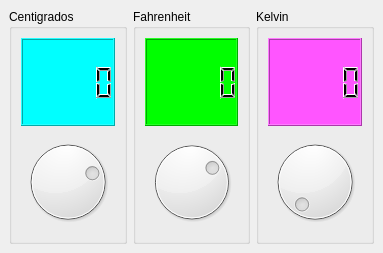
<?xml version="1.0" encoding="UTF-8"?>
<ui version="4.0">
 <class>Termometro</class>
 <widget class="QMainWindow" name="Termometro">
  <property name="windowModality">
   <enum>Qt::NonModal</enum>
  </property>
  <property name="geometry">
   <rect>
    <x>0</x>
    <y>0</y>
    <width>383</width>
    <height>253</height>
   </rect>
  </property>
  <property name="windowTitle">
   <string>Termometro</string>
  </property>
  <property name="windowIcon">
   <iconset resource="Recursos.qrc">
    <normaloff>:/icono</normaloff>:/icono</iconset>
  </property>
  <property name="autoFillBackground">
   <bool>false</bool>
  </property>
  <widget class="QWidget" name="centralwidget">
   <property name="layoutDirection">
    <enum>Qt::LeftToRight</enum>
   </property>
   <property name="autoFillBackground">
    <bool>false</bool>
   </property>
   <layout class="QHBoxLayout" name="horizontalLayout">
    <item>
     <widget class="QGroupBox" name="groupBox">
      <property name="title">
       <string>Centigrados</string>
      </property>
      <layout class="QVBoxLayout" name="verticalLayout_2">
       <item>
        <widget class="QLCDNumber" name="lcdCent">
         <property name="styleSheet">
          <string notr="true">background-color: rgb(0, 255, 255);</string>
         </property>
        </widget>
       </item>
       <item>
        <widget class="QDial" name="dialCent">
         <property name="cursor">
          <cursorShape>OpenHandCursor</cursorShape>
         </property>
         <property name="minimum">
          <number>-273</number>
         </property>
        </widget>
       </item>
      </layout>
     </widget>
    </item>
    <item>
     <widget class="QGroupBox" name="groupBox_2">
      <property name="title">
       <string>Fahrenheit</string>
      </property>
      <layout class="QVBoxLayout" name="verticalLayout">
       <item>
        <widget class="QLCDNumber" name="lcdFahr">
         <property name="styleSheet">
          <string notr="true">background-color: rgb(0, 255, 0);</string>
         </property>
        </widget>
       </item>
       <item>
        <widget class="QDial" name="dialFahr">
         <property name="cursor">
          <cursorShape>OpenHandCursor</cursorShape>
         </property>
         <property name="minimum">
          <number>-460</number>
         </property>
         <property name="maximum">
          <number>210</number>
         </property>
        </widget>
       </item>
      </layout>
     </widget>
    </item>
    <item>
     <widget class="QGroupBox" name="groupBox_3">
      <property name="title">
       <string>Kelvin</string>
      </property>
      <layout class="QVBoxLayout" name="verticalLayout_3">
       <item>
        <widget class="QLCDNumber" name="lcdKel">
         <property name="styleSheet">
          <string notr="true">background-color: rgb(255, 85, 255);</string>
         </property>
        </widget>
       </item>
       <item>
        <widget class="QDial" name="dialKel">
         <property name="cursor">
          <cursorShape>OpenHandCursor</cursorShape>
         </property>
         <property name="maximum">
          <number>375</number>
         </property>
        </widget>
       </item>
      </layout>
     </widget>
    </item>
   </layout>
  </widget>
 </widget>
 <resources>
  <include location="Recursos.qrc"/>
 </resources>
 <connections>
  <connection>
   <sender>dialCent</sender>
   <signal>valueChanged(int)</signal>
   <receiver>lcdCent</receiver>
   <slot>display(int)</slot>
   <hints>
    <hint type="sourcelabel">
     <x>98</x>
     <y>179</y>
    </hint>
    <hint type="destinationlabel">
     <x>98</x>
     <y>80</y>
    </hint>
   </hints>
  </connection>
  <connection>
   <sender>dialFahr</sender>
   <signal>valueChanged(int)</signal>
   <receiver>lcdFahr</receiver>
   <slot>display(int)</slot>
   <hints>
    <hint type="sourcelabel">
     <x>281</x>
     <y>179</y>
    </hint>
    <hint type="destinationlabel">
     <x>281</x>
     <y>80</y>
    </hint>
   </hints>
  </connection>
  <connection>
   <sender>dialKel</sender>
   <signal>valueChanged(int)</signal>
   <receiver>lcdKel</receiver>
   <slot>display(int)</slot>
   <hints>
    <hint type="sourcelabel">
     <x>313</x>
     <y>179</y>
    </hint>
    <hint type="destinationlabel">
     <x>313</x>
     <y>80</y>
    </hint>
   </hints>
  </connection>
 </connections>
</ui>
